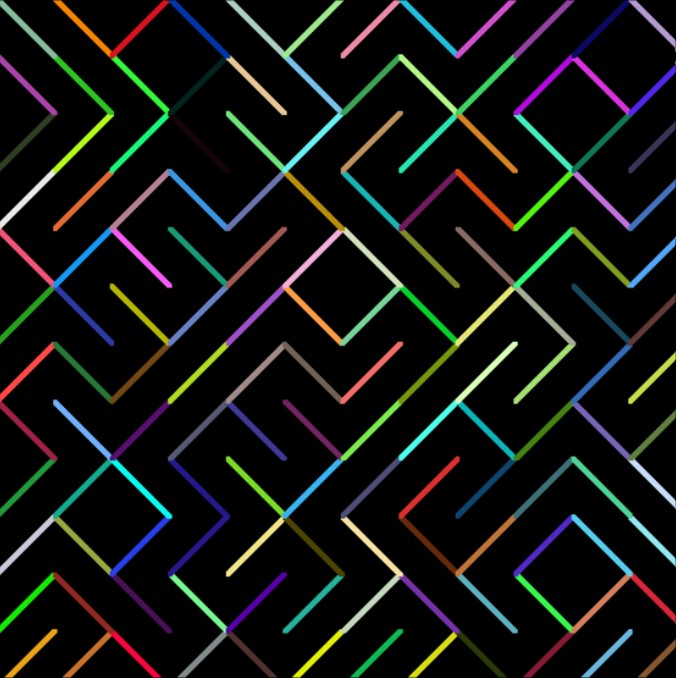

Source code (Python):
CANVAS_SIZE = 500
DENSITY = 15
from time import sleep
import turtle
import random

t = turtle.Turtle()
t.speed(0)
t.pensize(2)
s = turtle.Screen()
s.colormode(255)
s.bgcolor("black")
s.setup(CANVAS_SIZE, CANVAS_SIZE)
t.penup()

def draw_line(row, col):
    t.pencolor(random.randint(0, 255),random.randint(0, 255),random.randint(0, 255))
    lower_left = (
        (col * CANVAS_SIZE / DENSITY) - CANVAS_SIZE / 2,
        (row * CANVAS_SIZE / DENSITY) - CANVAS_SIZE / 2
    )
    upper_right = (
        ((col + 1) * CANVAS_SIZE / DENSITY) - CANVAS_SIZE / 2,
        ((row + 1) * CANVAS_SIZE / DENSITY) - CANVAS_SIZE / 2
    )
    lower_right = (
        ((col + 1) * CANVAS_SIZE / DENSITY) - CANVAS_SIZE / 2,
        (row * CANVAS_SIZE / DENSITY) - CANVAS_SIZE / 2
    )
    upper_left = (
        (col * CANVAS_SIZE / DENSITY) - CANVAS_SIZE / 2,
        ((row + 1) * CANVAS_SIZE / DENSITY) - CANVAS_SIZE / 2
    )
    res = random.randint(0, 1) 
    if res == 0:
        t.goto(upper_left)
        t.pendown()
        t.goto(lower_right)
        t.penup()
    else:
        t.goto(lower_left)
        t.pendown()
        t.goto(upper_right)
        t.penup()


for row in range(DENSITY):
    for col in range(DENSITY):
        draw_line(row, col)    

sleep(10)
